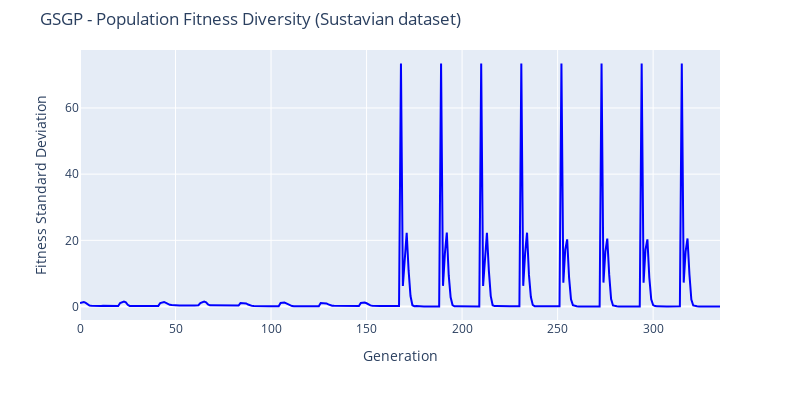

Notebook code cell kept with this figure:
### Markdown cell above
<a id="subchapter_7_3_5"></a>
#### Fitness Diversity

### Code cell
fig = go.Figure()
fig.add_trace(go.Scatter(y=pd.read_csv(LOG_PATH, header=None).iloc[:,11].values, 
                         mode='lines', name='Train', line=dict(color=train_color)))
fig.update_layout(
    height=400, width=800, 
    margin=dict(t=50),
    yaxis_range=[0,None],
    title_text='GSGP - Population Fitness Diversity ('+DATASET_NAME+' dataset)',
    xaxis_title='Generation', yaxis_title='Fitness Standard Deviation'
)
fig.show()

### Figure 1 — Plotly figure (JSON) as saved in the notebook; plotly's stock layout.template omitted (floating-point values rounded to 4 significant figures; data arrays with more than 128 entries replaced by an {"elided": "..."} marker saying what was removed)
{"data": [{"line": {"color": "blue"}, "mode": "lines", "name": "Train", "type": "scatter", "y": {"elided": "336 float values"}}], "layout": {"height": 400, "margin": {"t": 50}, "title": {"text": "GSGP - Population Fitness Diversity (Sustavian dataset)"}, "width": 800, "xaxis": {"autorange": true, "range": [0, 335], "title": {"text": "Generation"}}, "yaxis": {"autorange": true, "range": [-4.072, 77.51], "title": {"text": "Fitness Standard Deviation"}, "type": "linear"}}}
